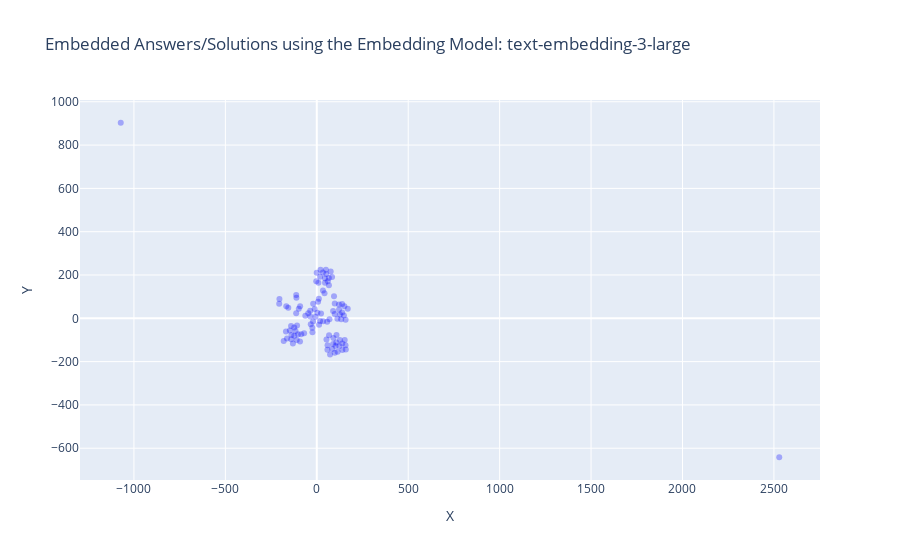

This figure's notebook cell:
### Markdown cell above
### Visualization (2 Dimensions)

### Code cell
import plotly.graph_objs as go

x = [x for x, y in reduced_dims]
y = [y for x, y in reduced_dims]

examples = df_visio_mistral_embed["Answers"].tolist()

fig = go.Figure()

fig.add_trace(go.Scatter(
    x=x,
    y=y,
    mode='markers',
    text = examples,
    marker=dict(color='blue', opacity=0.3)
))

fig.update_layout(
    title="Embedded Answers/Solutions using the Embedding Model: text-embedding-3-large",
    xaxis_title="X",
    yaxis_title="Y"
)

fig.show()

### Figure 1 — Plotly figure (JSON) as saved in the notebook; plotly's stock layout.template omitted (floating-point values rounded to 4 significant figures)
{"data": [{"marker": {"color": "blue", "opacity": 0.3}, "mode": "markers", "text": ["SAP S/4HANA ist eine Enterprise Resource Planning (ERP)-Suite, die auf der In-Memory-Datenbanktechnologie von SAP HANA basiert.", "Zu den Vorteilen von SAP S/4HANA gehören eine verbesserte Performance, Echtzeitanalysen, vereinfachte Prozesse und eine modernere Benutzeroberfläche.", "Die Hauptunterschiede umfassen die In-Memory-Datenbanktechnologie, die vereinfachten Datenmodelle, die neue Benutzeroberfläche und die Integration von Analysen und Prognosen.", "SAP S/4HANA umfasst Module für Finanzen, Beschaffung, Produktion, Vertrieb, Lagerhaltung und mehr.", "Ja, eine Migration ist erforderlich, da SAP S/4HANA eine neue Architektur und Datenbanktechnologie verwendet.", "Die Dauer kann je nach Unternehmensgröße, Komplexität der Systeme und gewählter Migrationsmethode variieren.", "In-Memory-Technologien ermöglichen eine schnellere Datenverarbeitung und Echtzeitanalysen.", "Beide Optionen sind möglich, und die Entscheidung hängt von den Unternehmensanforderungen ab.", "Die Lizenzierung basiert auf verschiedenen Faktoren wie Nutzeranzahl, Funktionsumfang und Implementierungsmethode.", "Bestehende Entwicklungen müssen möglicherweise angepasst werden, um mit den neuen Datenstrukturen von SAP S/4HANA kompatibel zu sein.", "Einige können weiterverwendet werden, aber viele Anpassungen müssen möglicherweise aktualisiert oder neu entwickelt werden.", "Ja, SAP S/4HANA bietet Funktionen wie SAP Fiori für intuitive Benutzeroberflächen und integrierte Analytics.", "SAP bietet verschiedene Dienstleistungen wie Beratung, Schulungen und Support für S/4HANA-Implementierungen an.", "Machine Learning und künstliche Intelligenz werden für Funktionen wie Predictive Analytics und automatisierte Prozesse in SAP S/4HANA verwendet.", "SAP S/4HANA kann nahtlos mit anderen SAP-Lösungen wie SAP SuccessFactors und SAP Ariba integriert werden.", "Ja, SAP bietet Schulungen und Zertifizierungen für SAP S/4HANA an.", "Ja, SAP S/4HANA kann über APIs und Middleware mit Drittanbieteranwendungen integriert werden.", "SAP bietet einen umfassenden Support für SAP S/4HANA mit regelmäßigen Updates und technischem Support.", "SAP S/4HANA erfordert eine neue Datenbankarchitektur und unterstützt moderne Technologien wie Cloud-Computing und IoT.", "Branchen wie Fertigung, Handel und Dienstleistungen profitieren besonders von den Funktionen und der Leistung von SAP S/4HANA.", "SAP Fieldglass ist eine cloudbasierte Plattform für das Management von externen Arbeitskräften und Dienstleistungsanbietern.", "SAP Fieldglass bietet Funktionen wie Beschaffung, Auftragsmanagement, Lieferantenverwaltung, Abrechnung und Compliance-Management.", "SAP Fieldglass ist für Unternehmen aller Größen und Branchen geeignet, die externe Arbeitskräfte oder Dienstleistungen nutzen.", "Die Nutzung von SAP Fieldglass ermöglicht eine bessere Kontrolle über externe Ressourcen, Kosteneinsparungen, verbesserte Compliance und beschleunigte Beschaffungsprozesse.", "SAP Fieldglass kann nahtlos mit anderen SAP-Produkten wie SAP SuccessFactors und SAP ERP integriert werden.", "SAP Fieldglass spielt eine wichtige Rolle bei der Verwaltung von Auftragnehmern, Freiberuflern und Dienstleistungsanbietern im Rahmen des Talentmanagements.", "Ja, SAP Fieldglass kann mit verschiedenen HR-Systemen und Enterprise-Resource-Planning-Systemen integriert werden.", "SAP Fieldglass erleichtert die Verwaltung von Arbeitsverträgen, Genehmigungsprozessen und Compliance-Anforderungen durch automatisierte Workflows und Dashboards.", "Ja, SAP Fieldglass bietet Funktionen für Compliance- und Risikomanagement wie Überprüfung von Lieferanten, Vertrags- und Rechnungsprüfung sowie Risikobewertung.", "SAP Fieldglass bietet umfassende Berichterstattungs- und Analysefunktionen für Leistungskennzahlen, Ausgabenanalyse und Risikomanagement.", "Ja, SAP Fieldglass ermöglicht die effiziente Verwaltung von globalen Arbeitskräften, Lieferanten und Verträgen.", "Die Implementierung von SAP Fieldglass erfolgt typischerweise durch einen strukturierten Prozess unter Einbeziehung von Beratern und technischem Support.", "Ja, SAP bietet Schulungs- und Zertifizierungsmöglichkeiten für SAP Fieldglass an, um die Benutzerkompetenz zu verbessern.", "Ja, SAP Fieldglass unterstützt benutzerdefinierte Anpassungen und Konfigurationen gemäß den spezifischen Anforderungen des Unternehmens.", "Ja, SAP Fieldglass bietet mobile Anwendungen für die einfache Nutzung und Verwaltung auch unterwegs.", "Die Kostenstruktur für SAP Fieldglass umfasst typischerweise Lizenzgebühren, Implementierungskosten und laufende Servicegebühren basierend auf der Nutzung.", "SAP Fieldglass implementiert Sicherheitsmaßnahmen wie Datenverschlüsselung, Zugriffskontrollen und regelmäßige Sicherheitsaudits.", "Ja, SAP Fieldglass unterstützt mehrsprachige Benutzeroberflächen, um den globalen Einsatz zu erleichtern.", "Ja, SAP Fieldglass bietet Funktionen zur Unterstützung der Einhaltung von Vorschriften wie GDPR und andere Datenschutzbestimmungen.", "SAP Fieldglass bietet umfassenden Support, einschließlich technischem Support, Schulungen und regelmäßigen Updates.", "SAP Enable Now ist eine Lösung für das digitale Lern- und Wissensmanagement, die Schulungen, Leistungssupport und Dokumentationen bereitstellt.", "SAP Enable Now bietet Funktionen wie die Erstellung interaktiver Lerninhalte, Leistungssupporttools, Software-Dokumentationen und Schulungsanalyse.", "SAP Enable Now ist für Unternehmen jeder Größe und Branche geeignet, die Schulungen für Mitarbeiter, Kunden und Partner benötigen.", "Die Nutzung von SAP Enable Now ermöglicht eine effiziente Schulung, verbesserte Produktivität, schnellere Einarbeitung neuer Mitarbeiter und konsistente Wissensvermittlung.", "SAP Enable Now kann nahtlos mit anderen SAP-Produkten wie SAP SuccessFactors und SAP Learning Solution integriert werden.", "SAP Enable Now spielt eine wichtige Rolle bei der Erstellung, Bereitstellung und Verwaltung von Schulungsressourcen für Mitarbeiter und Kunden.", "Ja, SAP Enable Now kann für die Schulung von Endbenutzern in SAP-Anwendungen sowie anderen Unternehmensanwendungen verwendet werden.", "Die Erstellung von Lerninhalten in SAP Enable Now erfolgt über eine benutzerfreundliche Oberfläche mit integrierten Tools für die Aufnahme, Bearbeitung und Veröffentlichung von Schulungsinhalten.", "Ja, SAP Enable Now bietet Funktionen für das Performance-Support wie kontextbezogene Hilfen, Tutorials und Benutzerleitfäden.", "SAP Enable Now unterstützt Schulungsformate wie interaktive Simulationen, Videos, Präsentationen und Online-Kurse.", "Ja, SAP Enable Now ermöglicht die Erstellung von Schulungsmaterial in verschiedenen Sprachen für globale Schulungsinitiativen.", "Die Bereitstellung von Lerninhalten für Benutzer erfolgt über verschiedene Kanäle wie Lernportale, Intranets und mobile Anwendungen.", "Ja, SAP Enable Now bietet Funktionen für Benutzerfeedback und Leistungsanalyse zur kontinuierlichen Verbesserung der Schulungsressourcen.", "Ja, SAP Enable Now kann zur Erstellung von Software-Dokumentationen wie Benutzerhandbüchern, Hilfedateien und Prozessdokumentationen verwendet werden.", "SAP bietet Schulungsressourcen, Schulungen und technischen Support für die Implementierung und Nutzung von SAP Enable Now an.", "Ja, SAP Enable Now kann sowohl als cloudbasierte Lösung als auch als On-Premise-Installation bereitgestellt werden.", "Die Lizenzierung von SAP Enable Now erfolgt typischerweise auf Basis der Anzahl der Benutzer oder der Nutzungsdauer.", "Ja, SAP Enable Now bietet Funktionen für die Verwaltung von Lernressourcen, Benutzerzugriff und Schulungsplanung an.", "Ja, SAP Enable Now unterstützt die Integration mit gängigen Learning-Management-Systemen (LMS) zur nahtlosen Schulungsverwaltung.", "SAP bietet umfassenden Support und regelmäßige Wartung für SAP Enable Now, einschließlich technischem Support, Schulungen und Updates.", "SAP Concur ist eine cloudbasierte Lösung für das Reise- und Ausgabenmanagement, die Unternehmen dabei unterstützt, Reisekosten zu verfolgen, Ausgaben zu kontrollieren und Compliance sicherzustellen.", "SAP Concur bietet Dienste wie Reisebuchung, Spesenabrechnung, Ausgabenmanagement, Reiserichtlinien-Compliance und Analyse von Reiseausgaben an.", "SAP Concur ist für Unternehmen jeder Größe und Branche geeignet, die Reise- und Ausgabenmanagementlösungen benötigen.", "Die Nutzung von SAP Concur ermöglicht eine effizientere Verwaltung von Reisen und Ausgaben, bessere Kontrolle über Ausgaben, Einhaltung von Reiserichtlinien und schnellere Erstattung von Spesen.", "SAP Concur kann nahtlos mit anderen SAP-Produkten wie SAP ERP und SAP SuccessFactors integriert werden, um eine ganzheitliche Lösung für das Unternehmensmanagement zu bieten.", "SAP Concur spielt eine wichtige Rolle bei der Vereinfachung und Automatisierung von Prozessen rund um das Reise- und Ausgabenmanagement, einschließlich Reisebuchungen, Spesenabrechnungen und Compliance.", "Ja, SAP Concur kann Reiserichtlinien und Compliance-Regeln durch automatisierte Richtlinienprüfungen und Warnungen durchsetzen.", "Ja, SAP Concur bietet Funktionen für die Automatisierung von Ausgabenabrechnungen durch Erfassung von Ausgaben, Zuweisung von Kosten und Genehmigung von Ausgaben.", "Ja, SAP Concur unterstützt die Verwaltung von Reisebuchungen und Reiseplänen durch Integration mit Reiseanbietern und -plattformen.", "Die Einreichung von Spesenberichten in SAP Concur erfolgt über eine benutzerfreundliche Oberfläche mit Optionen für die Erfassung von Ausgaben, Beifügen von Belegen und Zuordnung von Kosten.", "Ja, SAP Concur bietet Funktionen für die Genehmigung von Reiseanträgen durch Vorgesetzte oder entsprechende Genehmigungsinstanzen.", "Ja, SAP Concur kann Kreditkartentransaktionen integrieren und verfolgen, um Ausgaben automatisch zu erfassen und in Spesenberichte einzubeziehen.", "SAP Concur bietet verschiedene Berichterstattungs- und Analysefunktionen für Reiseausgaben, Budgetvergleiche und Ausgabenkategorien.", "Ja, SAP Concur bietet Funktionen für die Einhaltung von Steuervorschriften und Vorschriften durch automatische Steuerberechnungen und -abzüge.", "Ja, SAP Concur kann für die Verwaltung von Firmenkarten und Reisebudgets verwendet werden, um Ausgaben zu überwachen und Budgets einzuhalten.", "SAP bietet Schulungsressourcen, Schulungen und technischen Support für die Implementierung und Nutzung von SAP Concur an.", "Ja, SAP Concur ist eine cloudbasierte Lösung, die über das Internet zugänglich ist.", "Die Lizenzierung von SAP Concur erfolgt typischerweise auf Basis der Anzahl der Benutzer oder der Nutzungsdauer.", "Ja, SAP Concur bietet Funktionen für die Reisebuchung und -planung über Integration mit Reiseanbietern und -plattformen an.", "SAP bietet umfassenden Support und regelmäßige Wartung für SAP Concur, einschließlich technischem Support, Schulungen und Updates.", "SAP SuccessFactors ist eine cloudbasierte Lösung für das Human Capital Management (HCM), die Funktionen wie Personalverwaltung, Talentmanagement, Leistungsmanagement, Mitarbeiterentwicklung und Analyse bietet.", "SAP SuccessFactors bietet Funktionen wie Personalverwaltung, Rekrutierung, Onboarding, Leistungsmanagement, Mitarbeiterentwicklung, Vergütungsmanagement und Analyse.", "SAP SuccessFactors ist für Unternehmen jeder Größe und Branche geeignet, die eine moderne und umfassende Lösung für das Personalmanagement suchen.", "Die Nutzung von SAP SuccessFactors ermöglicht eine effiziente Verwaltung von Personalressourcen, bessere Mitarbeiterentwicklung, höhere Mitarbeiterbindung und bessere Geschäftsergebnisse.", "SAP SuccessFactors kann nahtlos mit anderen SAP-Produkten wie SAP ERP und SAP Concur integriert werden, um eine ganzheitliche Lösung für das Unternehmensmanagement zu bieten.", "SAP SuccessFactors spielt eine wichtige Rolle bei der Verwaltung des gesamten Mitarbeiterlebenszyklus, von der Rekrutierung bis zur Pensionierung, und unterstützt Unternehmen dabei, talentierte Mitarbeiter zu identifizieren, zu entwickeln und zu binden.", "Ja, SAP SuccessFactors bietet Funktionen für die Rekrutierung von Mitarbeitern, einschließlich Stellenanzeigen, Bewerbungsmanagement und Einstellungsprozessen.", "Ja, SAP SuccessFactors bietet Funktionen für das Leistungsmanagement, einschließlich Zielsetzung, Leistungsbeurteilung und Belohnungsmanagement.", "Ja, SAP SuccessFactors unterstützt die Mitarbeiterentwicklung und Schulung durch Funktionen wie Lernmanagement, Karriereentwicklung und individuelle Entwicklungspläne.", "Die Durchführung von Mitarbeiterbewertungen in SAP SuccessFactors erfolgt durch automatisierte Workflows, Zielsetzungsgespräche und kontinuierliches Feedback zwischen Mitarbeitern und Vorgesetzten.", "Ja, SAP SuccessFactors bietet Funktionen für die Verwaltung von Vergütungen und Belohnungen, einschließlich Gehaltsabrechnung, Bonussystemen und Zusatzleistungen.", "Ja, SAP SuccessFactors kann die Einhaltung von Compliance- und HR-Richtlinien durch automatisierte Prozesse, Compliance-Prüfungen und Berichterstattung unterstützen.", "SAP SuccessFactors bietet verschiedene Berichterstattungs- und Analysefunktionen für Personalanalysen, Leistungskennzahlen und Talentmanagement.", "Ja, SAP SuccessFactors bietet Funktionen für das Mitarbeiterengagement und die Mitarbeiterbindung, einschließlich Mitarbeiterumfragen, Feedbacksystemen und Anerkennungsprogrammen.", "Ja, SAP SuccessFactors kann für die Nachfolgeplanung und Talententwicklung verwendet werden, um talentierte Mitarbeiter zu identifizieren und deren Entwicklung zu fördern.", "SAP bietet Schulungsressourcen, Schulungen und technischen Support für die Implementierung und Nutzung von SAP SuccessFactors an.", "Ja, SAP SuccessFactors ist eine cloudbasierte Lösung, die über das Internet zugänglich ist.", "Die Lizenzierung von SAP SuccessFactors erfolgt typischerweise auf Basis der Anzahl der Benutzer oder der Nutzungsdauer.", "Ja, SAP SuccessFactors bietet Funktionen für die Arbeitszeitverwaltung und -planung, einschließlich Schichtplanung, Urlaubsverwaltung und Zeiterfassung.", "SAP bietet umfassenden Support und regelmäßige Wartung für SAP SuccessFactors, einschließlich technischem Support, Schulungen und Updates."], "type": "scatter", "x": [-7.021, -35.94, -111.4, 3.349, -32.98, -166.9, -112.5, -155.8, -205.6, -24.48, -23.8, -46.77, 17.92, -62.7, -11.62, 12.35, -35.18, 34.57, -20.4, 23.29, 102.4, 139.3, 89.56, 126.4, 113.9, 107.0, 98.22, 123.4, 157.2, 152.6, 84.17, 91.03, 52.91, 58.88, 72.5, 107.9, 139.8, 58.26, 158.8, 67.03, -122.9, -138.7, -91.68, -102.9, -19.74, -109.7, -116.1, -163.1, -147.2, -139.6, -130.6, -180.9, -140.6, -168.6, -85.16, -112.7, -1072.0, -123.6, -107.9, -69.31, 45.11, 65.94, 66.33, 44.58, 11.41, 60.19, -0.4083, 33.44, 8.997, 76.05, 18.18, 49.91, 83.55, 20.53, 51.51, 33.76, -91.21, 2529.0, -2.971, 42.3, 148.3, 138.9, 157.7, 133.4, 7.089, 112.7, 122.0, 138.7, 89.21, 98.25, 150.8, 94.25, 126.5, 121.4, 98.36, 69.3, -98.43, -204.3, 169.3, 56.73], "y": [7.567, 34.74, 94.99, 25.32, -27.76, 56.08, 108.2, 48.25, 67.57, -43.82, -64.72, 23.6, -12.08, 11.26, 42.9, -29.9, 8.499, -14.06, -14.53, 22.63, -128.5, -116.6, -119.0, -99.86, -155.0, -112.3, -158.7, -127.5, -124.3, -99.83, -141.7, -91.47, -98.41, -124.0, -167.2, -77.35, -146.9, -145.3, -144.1, -78.4, -80.79, -77.03, -106.9, -73.53, 67.13, -99.7, -58.12, -93.36, -56.1, -96.22, -116.6, -105.4, -35.58, -61.39, -73.86, 23.8, 903.1, -42.66, -33.48, -69.26, 164.2, 186.2, 152.3, 185.0, 90.43, 171.0, 210.9, 211.5, 164.2, 216.2, 191.4, 224.4, 191.3, 223.7, 204.8, 128.0, 55.92, -641.7, 170.5, 116.1, 13.49, 27.12, -7.257, -3.894, 76.9, -2.295, 40.66, 66.3, 33.4, 67.8, 55.84, 101.6, 18.0, 64.14, 19.73, -4.351, 44.05, 89.4, 44.62, -15.4]}], "layout": {"title": {"text": "Embedded Answers/Solutions using the Embedding Model: text-embedding-3-large"}, "xaxis": {"title": {"text": "X"}}, "yaxis": {"title": {"text": "Y"}}}}
